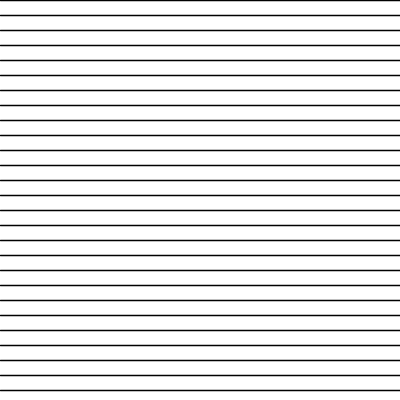
Frame 1 (no input)
Frame 60 (the mouse pressed at the canvas centre just before this capture): identical to frame 1, image omitted
Frame 120 (the mouse held since frame 60 and released just before this capture): identical to frame 1, image omitted

The Processing sketch that drew this single still picture (run headless with seeded random() and noise(); from frame 60 on, the mouse is pressed at the canvas centre):

// Processing sketch: Uge_40____velse_1
// ── Uge_40____velse_1.pde
float y = 0;

void setup() {
  size (400,400);

}

void draw(){
  background(#ffffff);
  
  stroke(0);
  strokeWeight(1.5);
  y = 0;
  while (y < height) {
    line(0,y,width,y);
    y = y + 15;
    
  }
  
}
